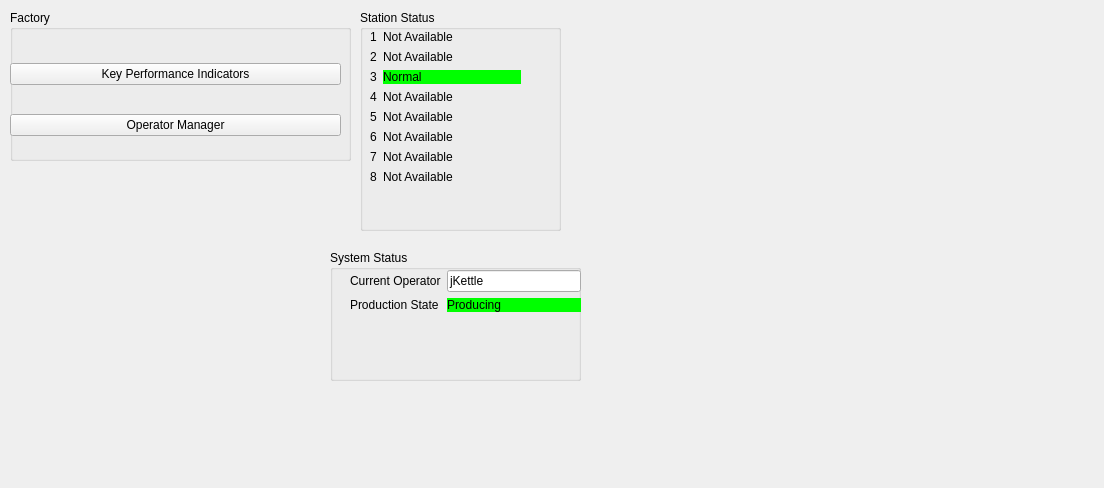
<?xml version="1.0" encoding="UTF-8"?>
<ui version="4.0">
 <class>productionSystemsManagerWidget</class>
 <widget class="QWidget" name="productionSystemsManagerWidget">
  <property name="geometry">
   <rect>
    <x>0</x>
    <y>0</y>
    <width>1104</width>
    <height>488</height>
   </rect>
  </property>
  <property name="windowTitle">
   <string>Production Systems Manager</string>
  </property>
  <widget class="QLabel" name="FactoryImg">
   <property name="geometry">
    <rect>
     <x>620</x>
     <y>40</y>
     <width>461</width>
     <height>401</height>
    </rect>
   </property>
   <property name="toolTip">
    <string>Photo Courtesy of Festo</string>
   </property>
   <property name="text">
    <string/>
   </property>
   <property name="pixmap">
    <pixmap>../../../../../../../../../../OneDrive - UBC/University of British Columbia/Courses/MANF_555 Factory Planning/Software Design Document/Festo Complete System 408 - higher res.png</pixmap>
   </property>
   <property name="scaledContents">
    <bool>true</bool>
   </property>
   <property name="wordWrap">
    <bool>true</bool>
   </property>
  </widget>
  <widget class="QGroupBox" name="groupBox">
   <property name="geometry">
    <rect>
     <x>360</x>
     <y>10</y>
     <width>201</width>
     <height>221</height>
    </rect>
   </property>
   <property name="title">
    <string>Station Status</string>
   </property>
   <widget class="QWidget" name="formLayoutWidget">
    <property name="geometry">
     <rect>
      <x>10</x>
      <y>20</y>
      <width>151</width>
      <height>246</height>
     </rect>
    </property>
    <layout class="QFormLayout" name="formLayout">
     <item row="0" column="0">
      <widget class="QLabel" name="label_3">
       <property name="text">
        <string>1</string>
       </property>
      </widget>
     </item>
     <item row="1" column="0">
      <widget class="QLabel" name="label_10">
       <property name="text">
        <string>2</string>
       </property>
      </widget>
     </item>
     <item row="1" column="1">
      <widget class="QLabel" name="station1Status_2">
       <property name="text">
        <string>Not Available</string>
       </property>
      </widget>
     </item>
     <item row="2" column="0">
      <widget class="QLabel" name="label_9">
       <property name="text">
        <string>3</string>
       </property>
      </widget>
     </item>
     <item row="2" column="1">
      <widget class="QLabel" name="station1Status_3">
       <property name="palette">
        <palette>
         <active>
          <colorrole role="WindowText">
           <brush brushstyle="SolidPattern">
            <color alpha="255">
             <red>0</red>
             <green>0</green>
             <blue>0</blue>
            </color>
           </brush>
          </colorrole>
          <colorrole role="Button">
           <brush brushstyle="SolidPattern">
            <color alpha="255">
             <red>0</red>
             <green>255</green>
             <blue>0</blue>
            </color>
           </brush>
          </colorrole>
          <colorrole role="Light">
           <brush brushstyle="SolidPattern">
            <color alpha="255">
             <red>127</red>
             <green>255</green>
             <blue>127</blue>
            </color>
           </brush>
          </colorrole>
          <colorrole role="Midlight">
           <brush brushstyle="SolidPattern">
            <color alpha="255">
             <red>63</red>
             <green>255</green>
             <blue>63</blue>
            </color>
           </brush>
          </colorrole>
          <colorrole role="Dark">
           <brush brushstyle="SolidPattern">
            <color alpha="255">
             <red>0</red>
             <green>127</green>
             <blue>0</blue>
            </color>
           </brush>
          </colorrole>
          <colorrole role="Mid">
           <brush brushstyle="SolidPattern">
            <color alpha="255">
             <red>0</red>
             <green>170</green>
             <blue>0</blue>
            </color>
           </brush>
          </colorrole>
          <colorrole role="Text">
           <brush brushstyle="SolidPattern">
            <color alpha="255">
             <red>0</red>
             <green>0</green>
             <blue>0</blue>
            </color>
           </brush>
          </colorrole>
          <colorrole role="BrightText">
           <brush brushstyle="SolidPattern">
            <color alpha="255">
             <red>255</red>
             <green>255</green>
             <blue>255</blue>
            </color>
           </brush>
          </colorrole>
          <colorrole role="ButtonText">
           <brush brushstyle="SolidPattern">
            <color alpha="255">
             <red>0</red>
             <green>0</green>
             <blue>0</blue>
            </color>
           </brush>
          </colorrole>
          <colorrole role="Base">
           <brush brushstyle="SolidPattern">
            <color alpha="255">
             <red>255</red>
             <green>255</green>
             <blue>255</blue>
            </color>
           </brush>
          </colorrole>
          <colorrole role="Window">
           <brush brushstyle="SolidPattern">
            <color alpha="255">
             <red>0</red>
             <green>255</green>
             <blue>0</blue>
            </color>
           </brush>
          </colorrole>
          <colorrole role="Shadow">
           <brush brushstyle="SolidPattern">
            <color alpha="255">
             <red>0</red>
             <green>0</green>
             <blue>0</blue>
            </color>
           </brush>
          </colorrole>
          <colorrole role="AlternateBase">
           <brush brushstyle="SolidPattern">
            <color alpha="255">
             <red>127</red>
             <green>255</green>
             <blue>127</blue>
            </color>
           </brush>
          </colorrole>
          <colorrole role="ToolTipBase">
           <brush brushstyle="SolidPattern">
            <color alpha="255">
             <red>255</red>
             <green>255</green>
             <blue>220</blue>
            </color>
           </brush>
          </colorrole>
          <colorrole role="ToolTipText">
           <brush brushstyle="SolidPattern">
            <color alpha="255">
             <red>0</red>
             <green>0</green>
             <blue>0</blue>
            </color>
           </brush>
          </colorrole>
          <colorrole role="PlaceholderText">
           <brush brushstyle="SolidPattern">
            <color alpha="128">
             <red>0</red>
             <green>0</green>
             <blue>0</blue>
            </color>
           </brush>
          </colorrole>
         </active>
         <inactive>
          <colorrole role="WindowText">
           <brush brushstyle="SolidPattern">
            <color alpha="255">
             <red>0</red>
             <green>0</green>
             <blue>0</blue>
            </color>
           </brush>
          </colorrole>
          <colorrole role="Button">
           <brush brushstyle="SolidPattern">
            <color alpha="255">
             <red>0</red>
             <green>255</green>
             <blue>0</blue>
            </color>
           </brush>
          </colorrole>
          <colorrole role="Light">
           <brush brushstyle="SolidPattern">
            <color alpha="255">
             <red>127</red>
             <green>255</green>
             <blue>127</blue>
            </color>
           </brush>
          </colorrole>
          <colorrole role="Midlight">
           <brush brushstyle="SolidPattern">
            <color alpha="255">
             <red>63</red>
             <green>255</green>
             <blue>63</blue>
            </color>
           </brush>
          </colorrole>
          <colorrole role="Dark">
           <brush brushstyle="SolidPattern">
            <color alpha="255">
             <red>0</red>
             <green>127</green>
             <blue>0</blue>
            </color>
           </brush>
          </colorrole>
          <colorrole role="Mid">
           <brush brushstyle="SolidPattern">
            <color alpha="255">
             <red>0</red>
             <green>170</green>
             <blue>0</blue>
            </color>
           </brush>
          </colorrole>
          <colorrole role="Text">
           <brush brushstyle="SolidPattern">
            <color alpha="255">
             <red>0</red>
             <green>0</green>
             <blue>0</blue>
            </color>
           </brush>
          </colorrole>
          <colorrole role="BrightText">
           <brush brushstyle="SolidPattern">
            <color alpha="255">
             <red>255</red>
             <green>255</green>
             <blue>255</blue>
            </color>
           </brush>
          </colorrole>
          <colorrole role="ButtonText">
           <brush brushstyle="SolidPattern">
            <color alpha="255">
             <red>0</red>
             <green>0</green>
             <blue>0</blue>
            </color>
           </brush>
          </colorrole>
          <colorrole role="Base">
           <brush brushstyle="SolidPattern">
            <color alpha="255">
             <red>255</red>
             <green>255</green>
             <blue>255</blue>
            </color>
           </brush>
          </colorrole>
          <colorrole role="Window">
           <brush brushstyle="SolidPattern">
            <color alpha="255">
             <red>0</red>
             <green>255</green>
             <blue>0</blue>
            </color>
           </brush>
          </colorrole>
          <colorrole role="Shadow">
           <brush brushstyle="SolidPattern">
            <color alpha="255">
             <red>0</red>
             <green>0</green>
             <blue>0</blue>
            </color>
           </brush>
          </colorrole>
          <colorrole role="AlternateBase">
           <brush brushstyle="SolidPattern">
            <color alpha="255">
             <red>127</red>
             <green>255</green>
             <blue>127</blue>
            </color>
           </brush>
          </colorrole>
          <colorrole role="ToolTipBase">
           <brush brushstyle="SolidPattern">
            <color alpha="255">
             <red>255</red>
             <green>255</green>
             <blue>220</blue>
            </color>
           </brush>
          </colorrole>
          <colorrole role="ToolTipText">
           <brush brushstyle="SolidPattern">
            <color alpha="255">
             <red>0</red>
             <green>0</green>
             <blue>0</blue>
            </color>
           </brush>
          </colorrole>
          <colorrole role="PlaceholderText">
           <brush brushstyle="SolidPattern">
            <color alpha="128">
             <red>0</red>
             <green>0</green>
             <blue>0</blue>
            </color>
           </brush>
          </colorrole>
         </inactive>
         <disabled>
          <colorrole role="WindowText">
           <brush brushstyle="SolidPattern">
            <color alpha="255">
             <red>0</red>
             <green>127</green>
             <blue>0</blue>
            </color>
           </brush>
          </colorrole>
          <colorrole role="Button">
           <brush brushstyle="SolidPattern">
            <color alpha="255">
             <red>0</red>
             <green>255</green>
             <blue>0</blue>
            </color>
           </brush>
          </colorrole>
          <colorrole role="Light">
           <brush brushstyle="SolidPattern">
            <color alpha="255">
             <red>127</red>
             <green>255</green>
             <blue>127</blue>
            </color>
           </brush>
          </colorrole>
          <colorrole role="Midlight">
           <brush brushstyle="SolidPattern">
            <color alpha="255">
             <red>63</red>
             <green>255</green>
             <blue>63</blue>
            </color>
           </brush>
          </colorrole>
          <colorrole role="Dark">
           <brush brushstyle="SolidPattern">
            <color alpha="255">
             <red>0</red>
             <green>127</green>
             <blue>0</blue>
            </color>
           </brush>
          </colorrole>
          <colorrole role="Mid">
           <brush brushstyle="SolidPattern">
            <color alpha="255">
             <red>0</red>
             <green>170</green>
             <blue>0</blue>
            </color>
           </brush>
          </colorrole>
          <colorrole role="Text">
           <brush brushstyle="SolidPattern">
            <color alpha="255">
             <red>0</red>
             <green>127</green>
             <blue>0</blue>
            </color>
           </brush>
          </colorrole>
          <colorrole role="BrightText">
           <brush brushstyle="SolidPattern">
            <color alpha="255">
             <red>255</red>
             <green>255</green>
             <blue>255</blue>
            </color>
           </brush>
          </colorrole>
          <colorrole role="ButtonText">
           <brush brushstyle="SolidPattern">
            <color alpha="255">
             <red>0</red>
             <green>127</green>
             <blue>0</blue>
            </color>
           </brush>
          </colorrole>
          <colorrole role="Base">
           <brush brushstyle="SolidPattern">
            <color alpha="255">
             <red>0</red>
             <green>255</green>
             <blue>0</blue>
            </color>
           </brush>
          </colorrole>
          <colorrole role="Window">
           <brush brushstyle="SolidPattern">
            <color alpha="255">
             <red>0</red>
             <green>255</green>
             <blue>0</blue>
            </color>
           </brush>
          </colorrole>
          <colorrole role="Shadow">
           <brush brushstyle="SolidPattern">
            <color alpha="255">
             <red>0</red>
             <green>0</green>
             <blue>0</blue>
            </color>
           </brush>
          </colorrole>
          <colorrole role="AlternateBase">
           <brush brushstyle="SolidPattern">
            <color alpha="255">
             <red>0</red>
             <green>255</green>
             <blue>0</blue>
            </color>
           </brush>
          </colorrole>
          <colorrole role="ToolTipBase">
           <brush brushstyle="SolidPattern">
            <color alpha="255">
             <red>255</red>
             <green>255</green>
             <blue>220</blue>
            </color>
           </brush>
          </colorrole>
          <colorrole role="ToolTipText">
           <brush brushstyle="SolidPattern">
            <color alpha="255">
             <red>0</red>
             <green>0</green>
             <blue>0</blue>
            </color>
           </brush>
          </colorrole>
          <colorrole role="PlaceholderText">
           <brush brushstyle="SolidPattern">
            <color alpha="128">
             <red>0</red>
             <green>0</green>
             <blue>0</blue>
            </color>
           </brush>
          </colorrole>
         </disabled>
        </palette>
       </property>
       <property name="autoFillBackground">
        <bool>true</bool>
       </property>
       <property name="styleSheet">
        <string notr="true"/>
       </property>
       <property name="text">
        <string>Normal</string>
       </property>
      </widget>
     </item>
     <item row="3" column="0">
      <widget class="QLabel" name="label_8">
       <property name="text">
        <string>4</string>
       </property>
      </widget>
     </item>
     <item row="3" column="1">
      <widget class="QLabel" name="station1Status_4">
       <property name="text">
        <string>Not Available</string>
       </property>
      </widget>
     </item>
     <item row="4" column="0">
      <widget class="QLabel" name="label_7">
       <property name="text">
        <string>5</string>
       </property>
      </widget>
     </item>
     <item row="4" column="1">
      <widget class="QLabel" name="station1Status_5">
       <property name="text">
        <string>Not Available</string>
       </property>
      </widget>
     </item>
     <item row="5" column="0">
      <widget class="QLabel" name="label_6">
       <property name="text">
        <string>6</string>
       </property>
      </widget>
     </item>
     <item row="5" column="1">
      <widget class="QLabel" name="station1Status_6">
       <property name="text">
        <string>Not Available</string>
       </property>
      </widget>
     </item>
     <item row="6" column="0">
      <widget class="QLabel" name="label_5">
       <property name="text">
        <string>7</string>
       </property>
      </widget>
     </item>
     <item row="6" column="1">
      <widget class="QLabel" name="station1Status_7">
       <property name="text">
        <string>Not Available</string>
       </property>
      </widget>
     </item>
     <item row="7" column="0">
      <widget class="QLabel" name="label_4">
       <property name="text">
        <string>8</string>
       </property>
      </widget>
     </item>
     <item row="7" column="1">
      <widget class="QLabel" name="station1Status_8">
       <property name="text">
        <string>Not Available</string>
       </property>
      </widget>
     </item>
     <item row="0" column="1">
      <widget class="QLabel" name="station1Status">
       <property name="text">
        <string>Not Available</string>
       </property>
      </widget>
     </item>
    </layout>
   </widget>
  </widget>
  <widget class="QGroupBox" name="groupBox_2">
   <property name="geometry">
    <rect>
     <x>10</x>
     <y>10</y>
     <width>341</width>
     <height>151</height>
    </rect>
   </property>
   <property name="title">
    <string>Factory</string>
   </property>
   <widget class="QWidget" name="verticalLayoutWidget">
    <property name="geometry">
     <rect>
      <x>0</x>
      <y>30</y>
      <width>331</width>
      <height>121</height>
     </rect>
    </property>
    <layout class="QVBoxLayout" name="verticalLayout">
     <item>
      <widget class="QPushButton" name="kPIButton">
       <property name="text">
        <string>Key Performance Indicators</string>
       </property>
      </widget>
     </item>
     <item>
      <widget class="QPushButton" name="operatorManagerButton">
       <property name="text">
        <string>Operator Manager</string>
       </property>
      </widget>
     </item>
    </layout>
   </widget>
  </widget>
  <widget class="QLabel" name="label">
   <property name="geometry">
    <rect>
     <x>10</x>
     <y>180</y>
     <width>271</width>
     <height>261</height>
    </rect>
   </property>
   <property name="text">
    <string/>
   </property>
   <property name="pixmap">
    <pixmap>../../../../../../../../../../OneDrive - UBC/University of British Columbia/Courses/MANF_555 Factory Planning/Software Design Document/Drilling Module.png</pixmap>
   </property>
   <property name="scaledContents">
    <bool>true</bool>
   </property>
  </widget>
  <widget class="QGroupBox" name="groupBox_3">
   <property name="geometry">
    <rect>
     <x>330</x>
     <y>250</y>
     <width>251</width>
     <height>131</height>
    </rect>
   </property>
   <property name="title">
    <string>System Status</string>
   </property>
   <widget class="QWidget" name="formLayoutWidget_2">
    <property name="geometry">
     <rect>
      <x>20</x>
      <y>20</y>
      <width>231</width>
      <height>101</height>
     </rect>
    </property>
    <layout class="QFormLayout" name="formLayout_2">
     <item row="0" column="0">
      <widget class="QLabel" name="currentOperatorLabel">
       <property name="text">
        <string>Current Operator</string>
       </property>
      </widget>
     </item>
     <item row="0" column="1">
      <widget class="QLineEdit" name="currentOperatorLineEdit">
       <property name="text">
        <string>jKettle</string>
       </property>
      </widget>
     </item>
     <item row="1" column="0">
      <widget class="QLabel" name="productionStateLabel">
       <property name="text">
        <string>Production State</string>
       </property>
      </widget>
     </item>
     <item row="1" column="1">
      <widget class="QLabel" name="station1Status_9">
       <property name="palette">
        <palette>
         <active>
          <colorrole role="WindowText">
           <brush brushstyle="SolidPattern">
            <color alpha="255">
             <red>0</red>
             <green>0</green>
             <blue>0</blue>
            </color>
           </brush>
          </colorrole>
          <colorrole role="Button">
           <brush brushstyle="SolidPattern">
            <color alpha="255">
             <red>0</red>
             <green>255</green>
             <blue>0</blue>
            </color>
           </brush>
          </colorrole>
          <colorrole role="Light">
           <brush brushstyle="SolidPattern">
            <color alpha="255">
             <red>127</red>
             <green>255</green>
             <blue>127</blue>
            </color>
           </brush>
          </colorrole>
          <colorrole role="Midlight">
           <brush brushstyle="SolidPattern">
            <color alpha="255">
             <red>63</red>
             <green>255</green>
             <blue>63</blue>
            </color>
           </brush>
          </colorrole>
          <colorrole role="Dark">
           <brush brushstyle="SolidPattern">
            <color alpha="255">
             <red>0</red>
             <green>127</green>
             <blue>0</blue>
            </color>
           </brush>
          </colorrole>
          <colorrole role="Mid">
           <brush brushstyle="SolidPattern">
            <color alpha="255">
             <red>0</red>
             <green>170</green>
             <blue>0</blue>
            </color>
           </brush>
          </colorrole>
          <colorrole role="Text">
           <brush brushstyle="SolidPattern">
            <color alpha="255">
             <red>0</red>
             <green>0</green>
             <blue>0</blue>
            </color>
           </brush>
          </colorrole>
          <colorrole role="BrightText">
           <brush brushstyle="SolidPattern">
            <color alpha="255">
             <red>255</red>
             <green>255</green>
             <blue>255</blue>
            </color>
           </brush>
          </colorrole>
          <colorrole role="ButtonText">
           <brush brushstyle="SolidPattern">
            <color alpha="255">
             <red>0</red>
             <green>0</green>
             <blue>0</blue>
            </color>
           </brush>
          </colorrole>
          <colorrole role="Base">
           <brush brushstyle="SolidPattern">
            <color alpha="255">
             <red>255</red>
             <green>255</green>
             <blue>255</blue>
            </color>
           </brush>
          </colorrole>
          <colorrole role="Window">
           <brush brushstyle="SolidPattern">
            <color alpha="255">
             <red>0</red>
             <green>255</green>
             <blue>0</blue>
            </color>
           </brush>
          </colorrole>
          <colorrole role="Shadow">
           <brush brushstyle="SolidPattern">
            <color alpha="255">
             <red>0</red>
             <green>0</green>
             <blue>0</blue>
            </color>
           </brush>
          </colorrole>
          <colorrole role="AlternateBase">
           <brush brushstyle="SolidPattern">
            <color alpha="255">
             <red>127</red>
             <green>255</green>
             <blue>127</blue>
            </color>
           </brush>
          </colorrole>
          <colorrole role="ToolTipBase">
           <brush brushstyle="SolidPattern">
            <color alpha="255">
             <red>255</red>
             <green>255</green>
             <blue>220</blue>
            </color>
           </brush>
          </colorrole>
          <colorrole role="ToolTipText">
           <brush brushstyle="SolidPattern">
            <color alpha="255">
             <red>0</red>
             <green>0</green>
             <blue>0</blue>
            </color>
           </brush>
          </colorrole>
          <colorrole role="PlaceholderText">
           <brush brushstyle="SolidPattern">
            <color alpha="128">
             <red>0</red>
             <green>0</green>
             <blue>0</blue>
            </color>
           </brush>
          </colorrole>
         </active>
         <inactive>
          <colorrole role="WindowText">
           <brush brushstyle="SolidPattern">
            <color alpha="255">
             <red>0</red>
             <green>0</green>
             <blue>0</blue>
            </color>
           </brush>
          </colorrole>
          <colorrole role="Button">
           <brush brushstyle="SolidPattern">
            <color alpha="255">
             <red>0</red>
             <green>255</green>
             <blue>0</blue>
            </color>
           </brush>
          </colorrole>
          <colorrole role="Light">
           <brush brushstyle="SolidPattern">
            <color alpha="255">
             <red>127</red>
             <green>255</green>
             <blue>127</blue>
            </color>
           </brush>
          </colorrole>
          <colorrole role="Midlight">
           <brush brushstyle="SolidPattern">
            <color alpha="255">
             <red>63</red>
             <green>255</green>
             <blue>63</blue>
            </color>
           </brush>
          </colorrole>
          <colorrole role="Dark">
           <brush brushstyle="SolidPattern">
            <color alpha="255">
             <red>0</red>
             <green>127</green>
             <blue>0</blue>
            </color>
           </brush>
          </colorrole>
          <colorrole role="Mid">
           <brush brushstyle="SolidPattern">
            <color alpha="255">
             <red>0</red>
             <green>170</green>
             <blue>0</blue>
            </color>
           </brush>
          </colorrole>
          <colorrole role="Text">
           <brush brushstyle="SolidPattern">
            <color alpha="255">
             <red>0</red>
             <green>0</green>
             <blue>0</blue>
            </color>
           </brush>
          </colorrole>
          <colorrole role="BrightText">
           <brush brushstyle="SolidPattern">
            <color alpha="255">
             <red>255</red>
             <green>255</green>
             <blue>255</blue>
            </color>
           </brush>
          </colorrole>
          <colorrole role="ButtonText">
           <brush brushstyle="SolidPattern">
            <color alpha="255">
             <red>0</red>
             <green>0</green>
             <blue>0</blue>
            </color>
           </brush>
          </colorrole>
          <colorrole role="Base">
           <brush brushstyle="SolidPattern">
            <color alpha="255">
             <red>255</red>
             <green>255</green>
             <blue>255</blue>
            </color>
           </brush>
          </colorrole>
          <colorrole role="Window">
           <brush brushstyle="SolidPattern">
            <color alpha="255">
             <red>0</red>
             <green>255</green>
             <blue>0</blue>
            </color>
           </brush>
          </colorrole>
          <colorrole role="Shadow">
           <brush brushstyle="SolidPattern">
            <color alpha="255">
             <red>0</red>
             <green>0</green>
             <blue>0</blue>
            </color>
           </brush>
          </colorrole>
          <colorrole role="AlternateBase">
           <brush brushstyle="SolidPattern">
            <color alpha="255">
             <red>127</red>
             <green>255</green>
             <blue>127</blue>
            </color>
           </brush>
          </colorrole>
          <colorrole role="ToolTipBase">
           <brush brushstyle="SolidPattern">
            <color alpha="255">
             <red>255</red>
             <green>255</green>
             <blue>220</blue>
            </color>
           </brush>
          </colorrole>
          <colorrole role="ToolTipText">
           <brush brushstyle="SolidPattern">
            <color alpha="255">
             <red>0</red>
             <green>0</green>
             <blue>0</blue>
            </color>
           </brush>
          </colorrole>
          <colorrole role="PlaceholderText">
           <brush brushstyle="SolidPattern">
            <color alpha="128">
             <red>0</red>
             <green>0</green>
             <blue>0</blue>
            </color>
           </brush>
          </colorrole>
         </inactive>
         <disabled>
          <colorrole role="WindowText">
           <brush brushstyle="SolidPattern">
            <color alpha="255">
             <red>0</red>
             <green>127</green>
             <blue>0</blue>
            </color>
           </brush>
          </colorrole>
          <colorrole role="Button">
           <brush brushstyle="SolidPattern">
            <color alpha="255">
             <red>0</red>
             <green>255</green>
             <blue>0</blue>
            </color>
           </brush>
          </colorrole>
          <colorrole role="Light">
           <brush brushstyle="SolidPattern">
            <color alpha="255">
             <red>127</red>
             <green>255</green>
             <blue>127</blue>
            </color>
           </brush>
          </colorrole>
          <colorrole role="Midlight">
           <brush brushstyle="SolidPattern">
            <color alpha="255">
             <red>63</red>
             <green>255</green>
             <blue>63</blue>
            </color>
           </brush>
          </colorrole>
          <colorrole role="Dark">
           <brush brushstyle="SolidPattern">
            <color alpha="255">
             <red>0</red>
             <green>127</green>
             <blue>0</blue>
            </color>
           </brush>
          </colorrole>
          <colorrole role="Mid">
           <brush brushstyle="SolidPattern">
            <color alpha="255">
             <red>0</red>
             <green>170</green>
             <blue>0</blue>
            </color>
           </brush>
          </colorrole>
          <colorrole role="Text">
           <brush brushstyle="SolidPattern">
            <color alpha="255">
             <red>0</red>
             <green>127</green>
             <blue>0</blue>
            </color>
           </brush>
          </colorrole>
          <colorrole role="BrightText">
           <brush brushstyle="SolidPattern">
            <color alpha="255">
             <red>255</red>
             <green>255</green>
             <blue>255</blue>
            </color>
           </brush>
          </colorrole>
          <colorrole role="ButtonText">
           <brush brushstyle="SolidPattern">
            <color alpha="255">
             <red>0</red>
             <green>127</green>
             <blue>0</blue>
            </color>
           </brush>
          </colorrole>
          <colorrole role="Base">
           <brush brushstyle="SolidPattern">
            <color alpha="255">
             <red>0</red>
             <green>255</green>
             <blue>0</blue>
            </color>
           </brush>
          </colorrole>
          <colorrole role="Window">
           <brush brushstyle="SolidPattern">
            <color alpha="255">
             <red>0</red>
             <green>255</green>
             <blue>0</blue>
            </color>
           </brush>
          </colorrole>
          <colorrole role="Shadow">
           <brush brushstyle="SolidPattern">
            <color alpha="255">
             <red>0</red>
             <green>0</green>
             <blue>0</blue>
            </color>
           </brush>
          </colorrole>
          <colorrole role="AlternateBase">
           <brush brushstyle="SolidPattern">
            <color alpha="255">
             <red>0</red>
             <green>255</green>
             <blue>0</blue>
            </color>
           </brush>
          </colorrole>
          <colorrole role="ToolTipBase">
           <brush brushstyle="SolidPattern">
            <color alpha="255">
             <red>255</red>
             <green>255</green>
             <blue>220</blue>
            </color>
           </brush>
          </colorrole>
          <colorrole role="ToolTipText">
           <brush brushstyle="SolidPattern">
            <color alpha="255">
             <red>0</red>
             <green>0</green>
             <blue>0</blue>
            </color>
           </brush>
          </colorrole>
          <colorrole role="PlaceholderText">
           <brush brushstyle="SolidPattern">
            <color alpha="128">
             <red>0</red>
             <green>0</green>
             <blue>0</blue>
            </color>
           </brush>
          </colorrole>
         </disabled>
        </palette>
       </property>
       <property name="autoFillBackground">
        <bool>true</bool>
       </property>
       <property name="styleSheet">
        <string notr="true"/>
       </property>
       <property name="text">
        <string>Producing</string>
       </property>
      </widget>
     </item>
    </layout>
   </widget>
  </widget>
 </widget>
 <resources/>
 <connections/>
</ui>
